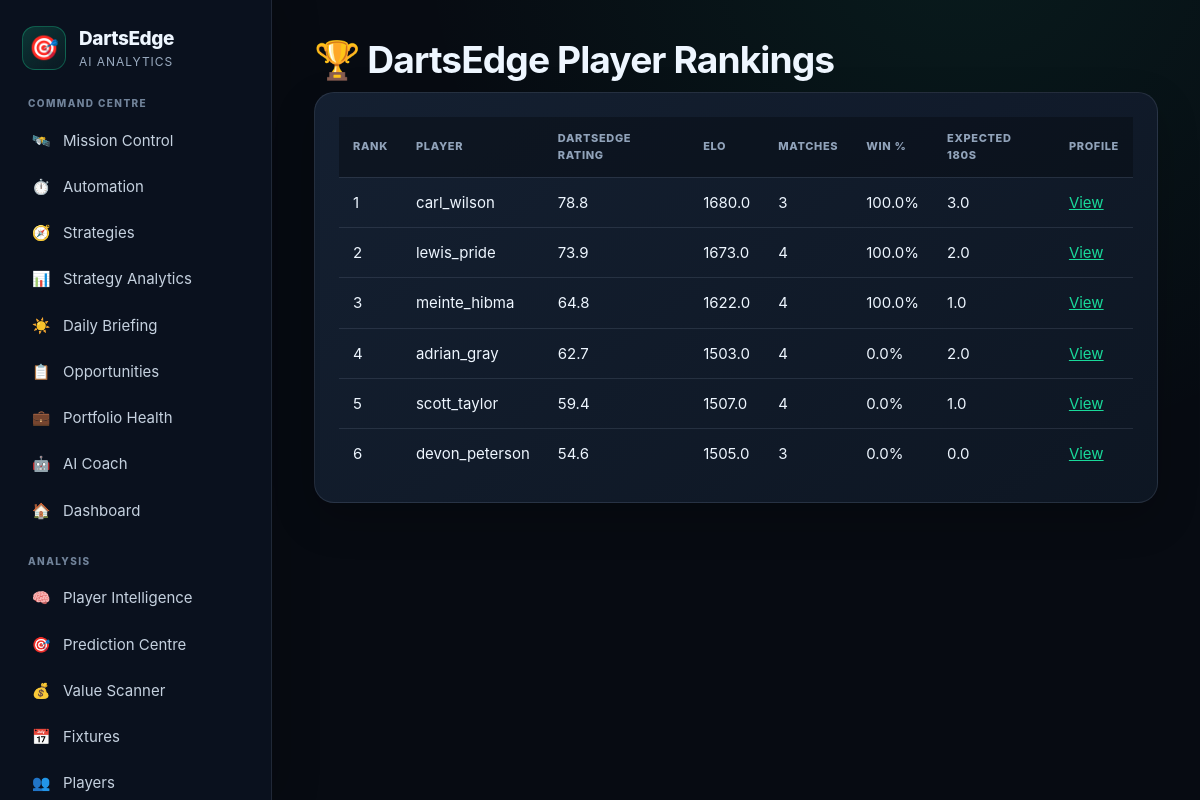
The page /rankings on the database as committed earlier.
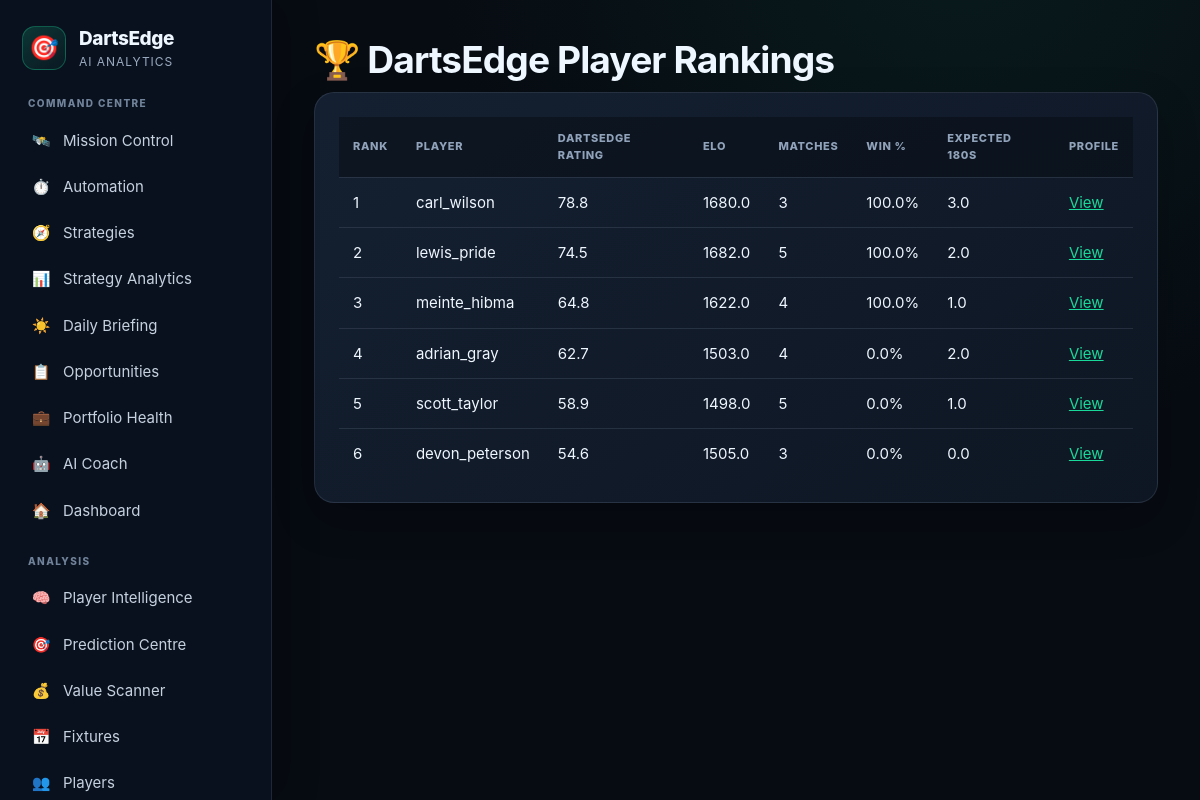
The same page on the database as committed later.
### app/models/player.py (models this page shows)
class Player(Base):
    __tablename__ = "players"
    id = Column(Integer, primary_key=True, index=True)
    name = Column(String, unique=True, index=True)
    elo = Column(Float)
    average = Column(Float)
    checkout = Column(Float)
    one80_rate = Column(Float)

### app/routes/rankings.py (the view)
@router.get("/rankings")
def rankings_page(request: Request):
    db = SessionLocal()
    try:
        players = db.query(Player).order_by(Player.name.asc()).all()
        rankings = []
        for player in players:
            profile = get_player_profile(db, player.name)
            if profile:
                rankings.append(profile)
        rankings.sort(
            key=lambda profile: profile["dartsedge_rating"],
            reverse=True,
        )
        return templates.TemplateResponse(
            "rankings.html",
            {
                "request": request,
                "rankings": rankings,
            },
        )
    finally:
        db.close()

### app/templates/rankings.html
{% extends "base.html" %}
{% block content %}
<h1>🏆 DartsEdge Player Rankings</h1>
<div class="card">
<table>
    <tr>
        <th>Rank</th>
        <th>Player</th>
        <th>DartsEdge Rating</th>
        <th>Elo</th>
        <th>Matches</th>
        <th>Win %</th>
        <th>Expected 180s</th>
        <th>Profile</th>
    </tr>
    {% for row in rankings %}
    <tr>
        <td>{{ loop.index }}</td>
        <td>{{ row.name }}</td>
        <td>{{ row.dartsedge_rating }}</td>
        <td>{{ row.elo }}</td>
        <td>{{ row.matches }}</td>
        <td>{{ row.win_pct }}%</td>
        <td>{{ row.form.expected }}</td>
        <td><a href="/player-profile/{{ row.name }}">View</a></td>
    </tr>
    {% endfor %}
</table>
</div>
{% endblock %}

### app/templates/base.html (shortened to what this page needs)
<!DOCTYPE html>
<html lang="en">
<head>
    <link rel="stylesheet" href="/static/css/styles.css?v=11">
</head>
<body>
<div class="layout">
    <aside class="sidebar" aria-label="Primary navigation">
        <a class="sidebar-brand" href="/mission-control" aria-label="DartsEdge AI home">
            <div class="sidebar-brand-icon">🎯</div>
            <div>
                <div class="sidebar-brand-name">DartsEdge</div>
                <div class="sidebar-brand-subtitle">AI Analytics</div>
            </div>
        </a>
        <div class="sidebar-section-label">Command centre</div>
        <nav class="sidebar-nav">
            {% set current_path = request.url.path %}
            <a href="/mission-control" class="{% if current_path == '/mission-control' %}active{% endif %}"><span>🛰️</span><span>Mission Control</span></a>
            <a href="/automation" class="{% if current_path == '/automation' %}active{% endif %}"><span>⏱️</span><span>Automation</span></a>
            <a href="/strategies" class="{% if current_path in ['/strategies', '/strategy-editor'] %}active{% endif %}"><span>🧭</span><span>Strategies</span></a>
            <a href="/strategy-analytics" class="{% if current_path.startswith('/strategy-analytics') %}active{% endif %}"><span>📊</span><span>Strategy Analytics</span></a>
            <a href="/daily-briefing" class="{% if current_path == '/daily-briefing' %}active{% endif %}"><span>☀️</span><span>Daily Briefing</span></a>
            <a href="/opportunities" class="{% if current_path == '/opportunities' %}active{% endif %}"><span>📋</span><span>Opportunities</span></a>
            <a href="/portfolio-health" class="{% if current_path == '/portfolio-health' %}active{% endif %}"><span>💼</span><span>Portfolio Health</span></a>
            <a href="/ai-coach" class="{% if current_path == '/ai-coach' %}active{% endif %}"><span>🤖</span><span>AI Coach</span></a>
            <a href="/dashboard" class="{% if current_path == '/dashboard' %}active{% endif %}"><span>🏠</span><span>Dashboard</span></a>
            <div class="sidebar-section-label">Analysis</div>
            <a href="/player-intelligence" class="{% if current_path == '/player-intelligence' %}active{% endif %}"><span>🧠</span><span>Player Intelligence</span></a>
            <a href="/predict-v2" class="{% if current_path.startswith('/predict') %}active{% endif %}"><span>🎯</span><span>Prediction Centre</span></a>
            <a href="/value-bet-page" class="{% if current_path.startswith('/value') %}active{% endif %}"><span>💰</span><span>Value Scanner</span></a>
            <a href="/fixtures" class="{% if current_path.startswith('/fixtures') %}active{% endif %}"><span>📅</span><span>Fixtures</span></a>
            <a href="/players" class="{% if current_path.startswith('/players') %}active{% endif %}"><span>👥</span><span>Players</span></a>
        </nav>
    </aside>
    <main class="content">
        <div class="content-inner">
            {% block content %}{% endblock %}
        </div>
    </main>
</div>
</body>
</html>

### app/static/css/styles.css (style rules this page uses)
:root { --bg: #070b12; --bg-elevated: #0b1220; --surface: #101927; --surface-2: #152133; --surface-3: #1a293d; --border: #26374d; --border-soft: rgba(148, 163, 184, .16); --text: #eef6ff; --muted: #9aabc0; --accent: #19d99a; --accent-strong: #00b978; --accent-soft: rgba(25, 217, 154, .12); --info: #67b7ff; --warning: #ffc857; --danger: #ff6b7a; --success: #35dc91; --radius-sm: 9px; --radius: 14px; --radius-lg: 20px; --shadow: 0 16px 40px rgba(0, 0, 0, .22); --sidebar-width: 272px; }
* { box-sizing: border-box; }
html { color-scheme: dark; }
body { margin: 0; min-width: 320px; background: radial-gradient(circle at 80% -10%, rgba(25,217,154,.08), transparent 34rem), var(--bg); color: var(--text); font-family: Inter, ui-sans-serif, -apple-system, BlinkMacSystemFont, "Segoe UI", Arial, sans-serif; font-size: 15px; line-height: 1.55; }
a { color: var(--accent); }
.layout { display: flex; min-height: 100vh; }
.sidebar { position: fixed; inset: 0 auto 0 0; z-index: 20; width: var(--sidebar-width); overflow-y: auto; padding: 24px 18px 18px; background: rgba(11,18,32,.96); border-right: 1px solid var(--border-soft); box-shadow: 12px 0 36px rgba(0,0,0,.16); }
.sidebar-brand { display: flex !important; align-items: center; gap: 13px; margin: 0 4px 24px !important; color: var(--text) !important; text-decoration: none; }
.sidebar-brand-icon { display: grid; place-items: center; width: 44px; height: 44px; border: 1px solid rgba(25,217,154,.32); border-radius: 13px; background: linear-gradient(145deg, rgba(25,217,154,.19), rgba(25,217,154,.04)); font-size: 24px; }
.sidebar-brand-name { font-size: 19px; font-weight: 800; letter-spacing: -.02em; }
.sidebar-brand-subtitle { color: var(--muted); font-size: 12px; letter-spacing: .08em; text-transform: uppercase; }
.sidebar-section-label { margin: 22px 10px 7px; color: #71839a; font-size: 10px; font-weight: 800; letter-spacing: .14em; text-transform: uppercase; }
.sidebar-nav a { display: flex; align-items: center; gap: 11px; min-height: 42px; margin: 3px 0; padding: 9px 11px; border: 1px solid transparent; border-radius: 10px; color: #c5d1df; text-decoration: none; transition: background .16s ease, border-color .16s ease, color .16s ease, transform .16s ease; }
.sidebar-nav a span:first-child { width: 22px; text-align: center; filter: saturate(.9); }
.content { flex: 1; min-width: 0; margin-left: var(--sidebar-width); padding: 38px 42px 64px; }
.content-inner { width: min(100%, 1500px); margin: 0 auto; }
h1, h2, h3 { margin-top: 0; color: var(--text); line-height: 1.18; letter-spacing: -.025em; }
h1 { margin-bottom: 10px; font-size: clamp(31px, 3.1vw, 46px); }
.card { margin-bottom: 24px; padding: 24px; border: 1px solid var(--border-soft); border-radius: var(--radius-lg); background: linear-gradient(145deg, rgba(21,33,51,.96), rgba(14,23,36,.96)); box-shadow: var(--shadow); }
table { width: 100%; border-collapse: collapse; }
th, td { padding: 13px 14px; border-bottom: 1px solid var(--border-soft); text-align: left; vertical-align: middle; }
th { color: #91a3ba; background: rgba(7,11,18,.48); font-size: 11px; font-weight: 800; letter-spacing: .06em; text-transform: uppercase; }
tbody tr:last-child td { border-bottom: 0; }

Rows that differ between the two databases and show on the page:
changed Player "lewis_pride": dartsedge_rating "73.9" → "74.5"; elo "1673.0" → "1682.0"; matches "4" → "5"
changed Player "scott_taylor": dartsedge_rating "59.4" → "58.9"; elo "1507.0" → "1498.0"; matches "4" → "5"
